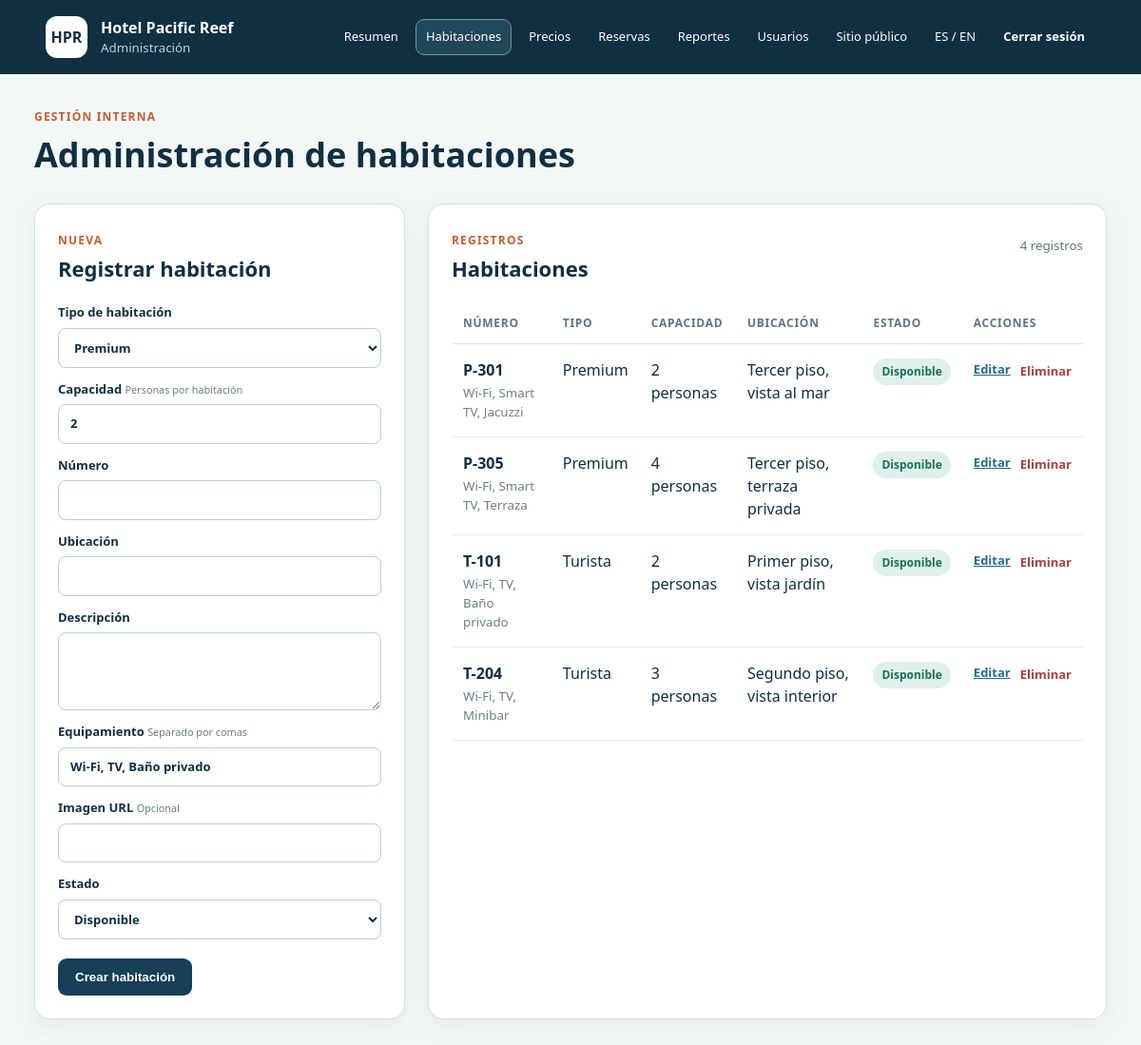
/admin/rooms.php (signed in), run on the app's committed database.
### tables this page shows
CREATE TABLE room_types (
    id BIGINT UNSIGNED AUTO_INCREMENT PRIMARY KEY,
    name VARCHAR(80) NOT NULL UNIQUE,
    description VARCHAR(500) NOT NULL,
    base_price DECIMAL(12, 2) NOT NULL,
    max_guests TINYINT UNSIGNED NOT NULL,
    created_at TIMESTAMP NOT NULL DEFAULT CURRENT_TIMESTAMP,
    CONSTRAINT chk_room_type_price CHECK (base_price > 0),
    CONSTRAINT chk_room_type_capacity CHECK (max_guests > 0)
);

CREATE TABLE rooms (
    id BIGINT UNSIGNED AUTO_INCREMENT PRIMARY KEY,
    room_type_id BIGINT UNSIGNED NOT NULL,
    capacity TINYINT UNSIGNED NOT NULL,
    room_number VARCHAR(20) NOT NULL UNIQUE,
    location VARCHAR(120) NOT NULL,
    description VARCHAR(500) NOT NULL,
    equipment JSON NOT NULL,
    image_url VARCHAR(500) NULL,
    status ENUM('available', 'occupied', 'maintenance', 'inactive') NOT NULL DEFAULT 'available',
    created_at TIMESTAMP NOT NULL DEFAULT CURRENT_TIMESTAMP,
    updated_at TIMESTAMP NOT NULL DEFAULT CURRENT_TIMESTAMP ON UPDATE CURRENT_TIMESTAMP,
    CONSTRAINT fk_rooms_room_type
        FOREIGN KEY (room_type_id) REFERENCES room_types(id),
    CONSTRAINT chk_room_capacity CHECK (capacity > 0)
);

### src/Support/I18n.php (called while the page is built, shortened)
<?php
final class I18n
{
    public static function language(): string
    {
        return (string) ($_SESSION['language'] ?? 'es');
    }
}

### src/Database/Connection.php (called while the page is built, shortened)
<?php
final class Connection
{
    public static function create(): PDO
    {
        $projectRoot = dirname(__DIR__, 2);
        $configFile = $projectRoot . '/config/database.php';
        $config = require (is_file($configFile)
            ? $configFile
            : $projectRoot . '/config/database.example.php');
        $dsn = sprintf(
            'mysql:host=%s;port=%d;dbname=%s;charset=%s',
            $config['host'],
            $config['port'],
            $config['database'],
            $config['charset']
        );
        return new PDO($dsn, $config['username'], $config['password'], [
            PDO::ATTR_ERRMODE => PDO::ERRMODE_EXCEPTION,
            PDO::ATTR_DEFAULT_FETCH_MODE => PDO::FETCH_ASSOC,
            PDO::ATTR_EMULATE_PREPARES => false,
        ]);
    }
}

### config/database.example.php (called while the page is built, shortened)
<?php
return [
    'host' => getenv('DB_HOST') ?: '127.0.0.1',
    'port' => (int) (getenv('DB_PORT') ?: 3306),
    'database' => getenv('DB_NAME') ?: 'hotel_pacific_reef',
    'username' => getenv('DB_USER') ?: 'root',
    'password' => getenv('DB_PASSWORD') ?: '',
    'charset' => 'utf8mb4',
];

### src/Repositories/RoomRepository.php (called while the page is built, shortened)
<?php
final class RoomRepository
{
    public function all(): array
    {
        return $this->pdo->query(
            'SELECT rooms.*, room_types.name AS room_type_name
             FROM rooms
             INNER JOIN room_types ON room_types.id = rooms.room_type_id
             ORDER BY rooms.room_number'
        )->fetchAll();
    }
    public function roomTypes(): array
    {
        return $this->pdo->query('SELECT id, name, description, base_price, max_guests FROM room_types ORDER BY name')->fetchAll();
    }
}

### public/admin/rooms.php (the view, shortened to what this page needs)
<?php
require dirname(__DIR__) . '/_bootstrap.php';
require dirname(__DIR__, 2) . '/src/Database/Connection.php';
require dirname(__DIR__, 2) . '/src/Repositories/RoomRepository.php';
function equipmentText(string $json): string
{
    $items = json_decode($json, true);
    return is_array($items) ? implode(', ', $items) : '';
}
$statusOptions = [
    'available' => 'Disponible',
    'occupied' => 'Ocupada',
    'maintenance' => 'Mantención',
    'inactive' => 'Inactiva',
];
$rooms = [];
$roomTypes = [];
$editingRoom = null;
try {
    $repository = new RoomRepository(Connection::create());
    $roomTypes = $repository->roomTypes();
    $rooms = $repository->all();
} catch (Throwable $exception) {
    $error = $exception->getMessage();
}
$form = $editingRoom ?? [
    'id' => 0,
    'room_type_id' => $roomTypes[0]['id'] ?? 1,
    'capacity' => 2,
    'room_number' => '',
    'location' => '',
    'description' => '',
    'equipment' => 'Wi-Fi, TV, Baño privado',
    'image_url' => '',
    'status' => 'available',
];
?>
<!DOCTYPE html>
<html lang="<?= I18n::language() ?>">
<head>
    <link rel="stylesheet" href="../assets/css/admin.css">
    <link rel="stylesheet" href="../assets/css/responsive.css">
</head>
<body>
<main>
    <section class="page-heading">
        <div><p>Gestión interna</p><h1>Administración de habitaciones</h1></div>
    </section>
    <div class="admin-layout">
        <section class="panel form-panel">
            <div class="panel-heading"><span><?= $editingRoom ? 'Editar' : 'Nueva' ?></span><h2><?= $editingRoom ? 'Actualizar habitación' : 'Registrar habitación' ?></h2></div>
            <form method="post">
                <label>Tipo de habitación<select name="room_type_id" required><?php foreach ($roomTypes as $type): ?><option value="<?= (int) $type['id'] ?>" <?= (int) $form['room_type_id'] === (int) $type['id'] ? 'selected' : '' ?>><?= escape($type['name']) ?></option><?php endforeach; ?></select></label>
                <label>Capacidad <small>Personas por habitación</small><input name="capacity" type="number" min="1" max="255" value="<?= (int) $form['capacity'] ?>" required></label>
                <label>Número<input name="room_number" value="<?= escape((string) $form['room_number']) ?>" maxlength="20" required></label>
                <label>Ubicación<input name="location" value="<?= escape((string) $form['location']) ?>" maxlength="120" required></label>
                <label>Descripción<textarea name="description" maxlength="500" required><?= escape((string) $form['description']) ?></textarea></label>
                <label>Equipamiento <small>Separado por comas</small><input name="equipment" value="<?= escape(is_string($form['equipment']) && str_starts_with($form['equipment'], '[') ? equipmentText($form['equipment']) : (string) $form['equipment']) ?>" required></label>
                <label>Imagen URL <small>Opcional</small><input name="image_url" type="url" value="<?= escape((string) ($form['image_url'] ?? '')) ?>"></label>
                <label>Estado<select name="status" required><?php foreach ($statusOptions as $value => $label): ?><option value="<?= $value ?>" <?= $form['status'] === $value ? 'selected' : '' ?>><?= $label ?></option><?php endforeach; ?></select></label>
                <div class="form-actions"><button type="submit"><?= $editingRoom ? 'Guardar cambios' : 'Crear habitación' ?></button><?php if ($editingRoom): ?><a href="rooms.php">Cancelar</a><?php endif; ?></div>
            </form>
        </section>
        <section class="panel table-panel">
            <div class="panel-heading"><span>Registros</span><h2>Habitaciones</h2><small><?= count($rooms) ?> registros</small></div>
            <div class="table-wrap"><table><thead><tr><th>Número</th><th>Tipo</th><th>Capacidad</th><th>Ubicación</th><th>Estado</th><th>Acciones</th></tr></thead><tbody>
            <?php foreach ($rooms as $room): ?><tr><td><strong><?= escape($room['room_number']) ?></strong><small><?= escape(equipmentText($room['equipment'])) ?></small></td><td><?= escape($room['room_type_name']) ?></td><td><?= (int) $room['capacity'] ?> personas</td><td><?= escape($room['location']) ?></td><td><span class="status status-<?= escape($room['status']) ?>"><?= escape($statusOptions[$room['status']] ?? $room['status']) ?></span></td><td><div class="row-actions"><a href="?edit=<?= (int) $room['id'] ?>">Editar</a><form method="post" onsubmit="return confirm('¿Eliminar esta habitación?');"><input type="hidden" name="csrf_token" value="<?= escape($_SESSION['csrf_token']) ?>"><input type="hidden" name="action" value="delete"><input type="hidden" name="id" value="<?= (int) $room['id'] ?>"><button class="delete" type="submit">Eliminar</button></form></div></td></tr><?php endforeach; ?>
            </tbody></table></div>
        </section>
    </div>
</main>
</body>
</html>

### public/assets/css/admin.css (style rules this page uses)
:root { font-family:"Segoe UI",Arial,sans-serif;color:#102f42;background:#f4f7f7;line-height:1.5 }
* { box-sizing:border-box }
body { margin:0 }
main { max-width:1500px;margin:auto;padding:36px }
.page-heading { display:flex;justify-content:space-between;align-items:end;margin-bottom:24px }
.page-heading p,.panel-heading span { margin:0;color:#bf5f37;font-weight:800;text-transform:uppercase;letter-spacing:.1em;font-size:12px }
.page-heading h1 { font-size:36px;margin:4px 0 0 }
.admin-layout { display:grid;grid-template-columns:minmax(300px,390px) 1fr;gap:24px }
.panel { background:#fff;border:1px solid #d4e0e4;border-radius:16px;box-shadow:0 8px 24px #17344712;overflow:hidden }
.form-panel { padding:24px }
.panel-heading { position:relative;margin-bottom:20px }
.panel-heading h2 { margin:3px 0;font-size:22px }
.panel-heading>small { position:absolute;right:0;top:10px;color:#607482 }
label { display:block;font-size:13px;font-weight:700;margin:13px 0 }
label small { font-weight:400;color:#687e89 }
input,select,textarea { display:block;width:100%;margin-top:6px;padding:10px 12px;border:1px solid #bdcdd4;border-radius:8px;font:inherit;background:#fff;color:#102f42 }
textarea { height:82px;resize:vertical }
.form-actions { display:flex;gap:12px;align-items:center;margin-top:20px }
.form-actions button { border:0;border-radius:9px;background:#173f55;color:#fff;font-weight:700;padding:12px 18px;cursor:pointer }
.table-panel { padding:24px }
.table-wrap { overflow:auto }
table { width:100%;border-collapse:collapse }
th { text-align:left;color:#607482;font-size:12px;text-transform:uppercase;letter-spacing:.06em;border-bottom:1px solid #d9e3e6;padding:12px }
td { padding:15px 12px;border-bottom:1px solid #e5ecee;vertical-align:top }
td small { display:block;color:#6b7f89;margin-top:3px }
.status { display:inline-block;border-radius:999px;padding:5px 9px;font-size:12px;font-weight:700 }
.status-available { background:#dff0eb;color:#19715d }
.row-actions { display:flex;gap:10px;align-items:center }
.row-actions a,.row-actions button { font:inherit;font-size:13px;font-weight:700 }
.row-actions a { color:#256b8b }
.row-actions form { margin:0 }
.row-actions .delete { border:0;background:none;color:#a84040;padding:0;cursor:pointer }

### public/assets/css/responsive.css (style rules this page uses)
html, body { max-width: 100%; overflow-x: hidden; }
main, .overview > *, .reservation-layout > *, .admin-layout > *, .dashboard-grid > *, .panel { min-width: 0; }

### data on the page
room_types: capacity "2", equipment "Wi-Fi, TV, Baño privado", status "Disponible"
rooms: room_number "P-301", equipment "Wi-Fi, Smart TV, Jacuzzi", room_type.name "Premium", capacity "2", location "Tercer piso, vista al mar", status "Disponible"
rooms: room_number "P-305", equipment "Wi-Fi, Smart TV, Terraza", room_type.name "Premium", capacity "4", location "Tercer piso, terraza privada", status "Disponible"
rooms: room_number "T-101", equipment "Wi-Fi, TV, Baño privado", room_type.name "Turista", capacity "2", location "Primer piso, vista jardín", status "Disponible"
rooms: room_number "T-204", equipment "Wi-Fi, TV, Minibar", room_type.name "Turista", capacity "3", location "Segundo piso, vista interior", status "Disponible"

### other printed values
$label "Resumen"
$label "Habitaciones"
$label "Precios"
$label "Reservas"
$label "Reportes"
$label "Usuarios"
count($rooms) "4"
form field room_type_id "Premium"
